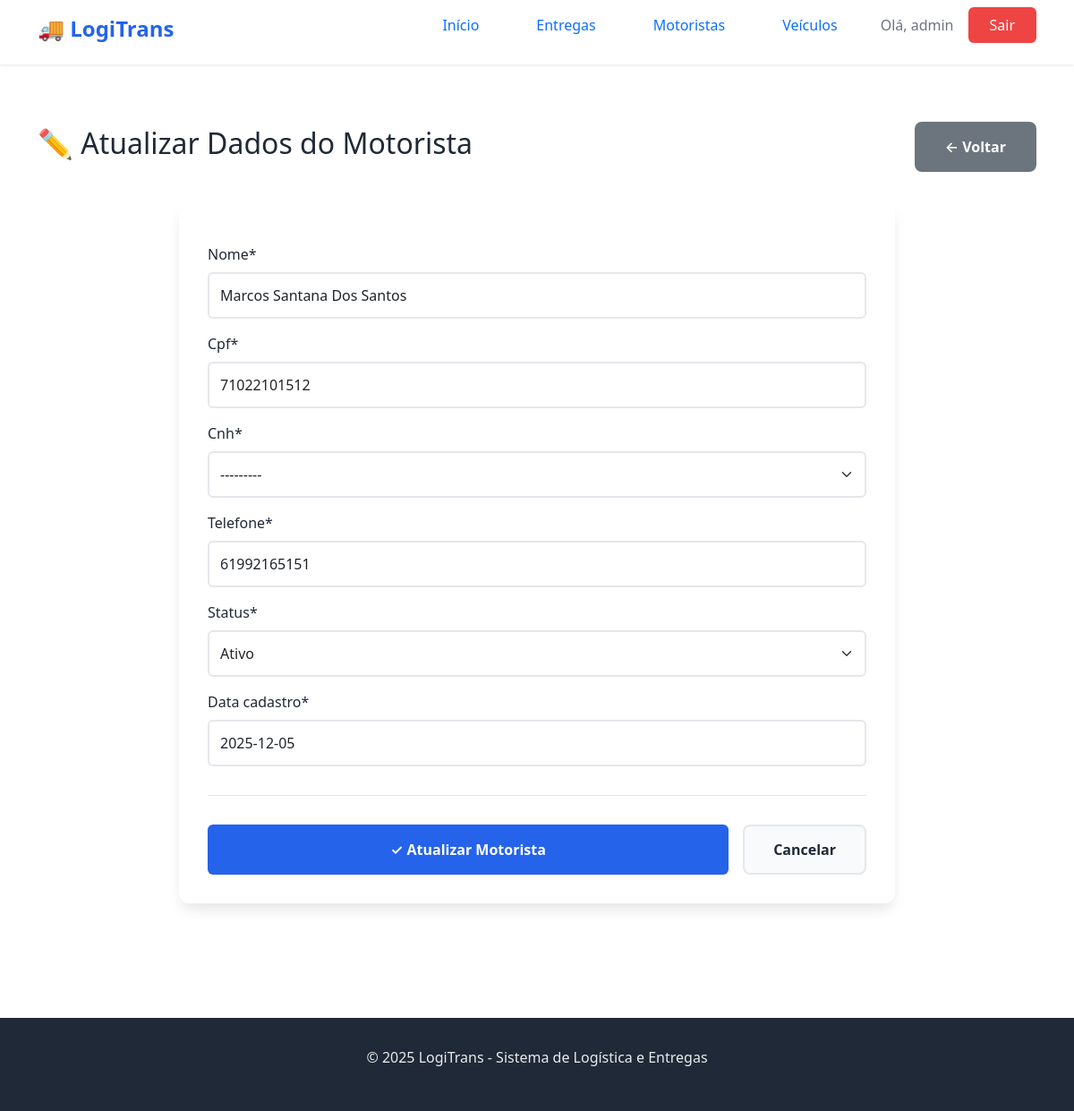
Page /atualizar_motorista/2 (signed in) on the committed database.
### logistica/models.py (models this page shows, shortened)
class Motorista(models.Model):
    STATUS_MOTORISTA = [
        ('ativo', 'Ativo'),
        ('inativo', 'Inativo'),
        ('em_rota', 'Em Rota'),
        ('disponível', 'Disponivel'),
    ]
    TIPO_CNH = [
        ('B', 'B'),
        ('C', 'C'),
        ('D', 'D'),
        ('E', 'E'),
    ]
    nome = models.CharField(max_length=100)
    cpf = models.IntegerField(unique=True)
    cnh = models.CharField(max_length=100, choices=TIPO_CNH)
    telefone = models.CharField(max_length=100)
    status = models.CharField(max_length=100, choices=STATUS_MOTORISTA, default='ativo')
    data_cadastro = models.DateField()

### logistica/views.py (the view)
# urls.py: path('atualizar_motorista/<int:id>', views.atualizar_motorista, name='atualizar_motorista'),
@login_required()
def atualizar_motorista(request, id):
    motorista = get_object_or_404(Motorista, id=id)
    if request.method == 'POST':
        form = MotoristaForm(request.POST, instance=motorista)
        if form.is_valid():
            form.save()
            messages.success(request, 'Dados atualizados com sucesso!')
            return redirect('list_motorista')  # ajuste para a URL correta
    else:
        form = MotoristaForm(instance=motorista)
    context = {
        'form': form
    }
    return render(request, 'log/atualizar_motorista.html', context)

### logistica/forms.py
class MotoristaForm(forms.ModelForm):
    class Meta:
        model = Motorista
        fields = "__all__"

### logistica/templates/log/atualizar_motorista.html (shortened to what this page needs)
{% extends 'log/base.html' %}
{% load crispy_forms_tags %}
{% block content %}
<section class="page-section">
    <div class="container">
        <div class="page-header">
            <h1>✏️ Atualizar Dados do Motorista</h1>
            <a href="{% url 'list_motorista' %}" class="btn-secondary">← Voltar</a>
        </div>
        <div class="form-card">
            <form method="post" enctype="multipart/form-data" class="form-styled">
                {{ form|crispy }}
                <div class="form-actions">
                    <button type="submit" class="btn-submit">
                        <span>✓</span> Atualizar Motorista
                    </button>
                    <a href="{% url 'list_motorista' %}" class="btn-cancel">Cancelar</a>
                </div>
            </form>
        </div>
    </div>
</section>
{% endblock %}

### logistica/templates/log/base.html (shortened to what this page needs)
{% load static %}
<html lang="pt-BR">
<head>
    <link rel="stylesheet" href="{% static 'log/style.css' %}">
    <link href="https://cdn.jsdelivr.net/npm/bootstrap@5.0.0-beta2/dist/css/bootstrap.min.css" rel="stylesheet">
</head>
<body>
    <nav class="navbar">
        <div class="container">
            <div class="nav-brand">
                <h1>🚚 LogiTrans</h1>
            </div>
            <ul class="nav-menu">
                <li><a href="{% url 'home' %}" class="nav-link">Início</a></li>
                {% if user.is_authenticated %}
                    <li><a href="#" class="nav-link">Entregas</a></li>
                    <li><a href="{% url 'list_motorista' %}" class="nav-link">Motoristas</a></li>
                    <li><a href="#" class="nav-link">Veículos</a></li>
                    <li class="user-info">
                        <span>Olá, {{ user.username }}</span>
                        <a href="{% url 'logout' %}" class="btn-logout">Sair</a>
                    </li>
                {% else %}
                    <li><a href="{% url 'login' %}" class="btn-login">Entrar</a></li>
                {% endif %}
            </ul>
        </div>
    </nav>
    <main class="main-content">
        {% block content %}
        {% endblock %}
    </main>
    <footer class="footer">
        <div class="container">
            <p>&copy; 2025 LogiTrans - Sistema de Logística e Entregas</p>
        </div>
    </footer>
</body>
</html>

### logistica/static/log/style.css (style rules this page uses)
* { margin: 0; padding: 0; box-sizing: border-box; }
:root { --primary-color: #2563eb; --primary-dark: #1e40af; --secondary-color: #10b981; --danger-color: #ef4444; --warning-color: #f59e0b; --text-primary: #1f2937; --text-secondary: #6b7280; --bg-light: #f9fafb; --bg-white: #ffffff; --border-color: #e5e7eb; --shadow: 0 1px 3px rgba(0, 0, 0, 0.1); --shadow-lg: 0 10px 15px -3px rgba(0, 0, 0, 0.1); }
body { font-family: 'Segoe UI', Tahoma, Geneva, Verdana, sans-serif; color: var(--text-primary); background-color: var(--bg-light); line-height: 1.6; }
.container { max-width: 1200px; margin: 0 auto; padding: 0 20px; }
.navbar { background-color: var(--bg-white); box-shadow: var(--shadow); position: sticky; top: 0; z-index: 1000; padding: 1rem 0; }
.navbar .container { display: flex; justify-content: space-between; align-items: center; }
.nav-brand h1 { font-size: 1.5rem; color: var(--primary-color); font-weight: 700; }
.nav-menu { display: flex; list-style: none; gap: 2rem; align-items: center; }
.nav-link { color: var(--text-primary); text-decoration: none; font-weight: 500; transition: color 0.3s; }
.user-info { display: flex; align-items: center; gap: 1rem; }
.user-info span { color: var(--text-secondary); }
.btn-login, .btn-logout { background-color: var(--primary-color); color: white; padding: 0.5rem 1.5rem; border-radius: 6px; text-decoration: none; font-weight: 500; transition: background-color 0.3s; }
.btn-logout { background-color: var(--danger-color); }
.main-content { min-height: calc(100vh - 200px); padding: 2rem 0; }
.form-control { width: 100%; padding: 0.75rem; border: 2px solid var(--border-color); border-radius: 6px; font-size: 1rem; transition: border-color 0.3s; }
.btn-submit { width: 100%; background-color: var(--primary-color); color: white; padding: 0.875rem; border: none; border-radius: 6px; font-size: 1rem; font-weight: 600; cursor: pointer; transition: background-color 0.3s; }
.btn-secondary { background-color: var(--bg-light); color: var(--text-primary); padding: 0.875rem 2rem; border-radius: 8px; text-decoration: none; font-weight: 600; display: inline-block; transition: background-color 0.3s; border: 2px solid var(--border-color); }
.page-section { padding: 2rem 0; }
.form-card { background: var(--bg-white); border-radius: 12px; box-shadow: var(--shadow-lg); padding: 2rem; max-width: 800px; margin: 0 auto; }
.form-styled { margin-top: 1rem; }
.form-styled label { display: block; margin-bottom: 0.5rem; color: var(--text-primary); font-weight: 500; }
.form-styled input[type="text"], .form-styled input[type="email"], .form-styled input[type="number"], .form-styled input[type="tel"], .form-styled input[type="file"], .form-styled select, .form-styled textarea { width: 100%; padding: 0.75rem; border: 2px solid var(--border-color); border-radius: 6px; font-size: 1rem; transition: border-color 0.3s; font-family: inherit; }
.form-actions { display: flex; gap: 1rem; margin-top: 2rem; padding-top: 2rem; border-top: 1px solid var(--border-color); }
.btn-cancel { background-color: var(--bg-light); color: var(--text-primary); padding: 0.875rem 2rem; border-radius: 8px; text-decoration: none; font-weight: 600; display: inline-block; transition: background-color 0.3s; border: 2px solid var(--border-color); }
.page-header { display: flex; justify-content: space-between; align-items: center; margin-bottom: 2rem; }
.page-header h1 { font-size: 2rem; color: var(--text-primary); }
.footer { background-color: var(--text-primary); color: white; text-align: center; padding: 2rem 0; margin-top: 4rem; }
.footer p { opacity: 0.9; }

### rows in the picture
Motorista: nome "Marcos Santana Dos Santos", cpf "71022101512", cnh "---------", telefone "61992165151", status "Ativo", data_cadastro "2025-12-05"

### other values in the picture
{{ user.username }} "admin"
